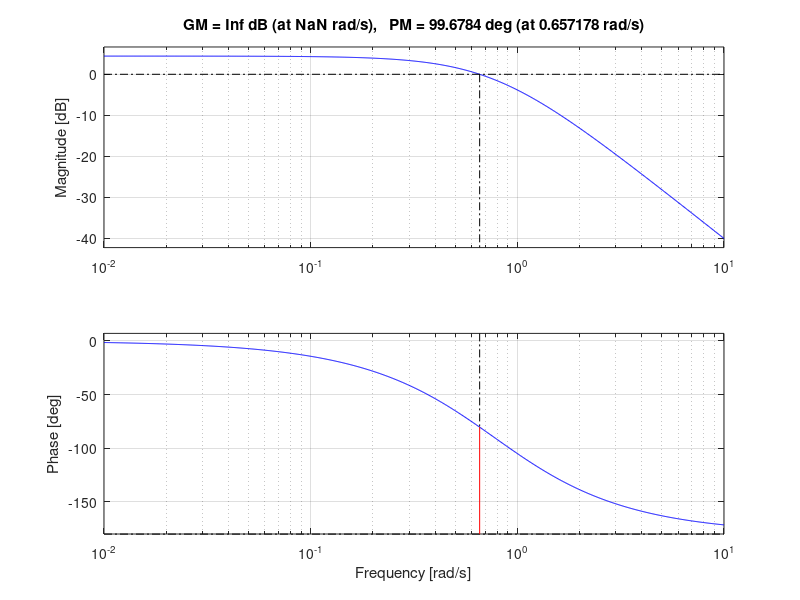

This chart was generated by the following MATLAB code: (Note: this script raises an error after producing the figure.)
 clear, close all, clc;

%% In-Lecture Exercise: DC motor control
% Lecture 10 and 11

% The same DC machine as in the "optimal" design project is used.

Ra = 1;
La = 1;
Km = 0.1;
Ka = 0.1;
J = 0.1;
B = 0.05;

% Input is terminal voltage (Vi) and output is rotational speed (omega).

%% 1) Design an analog and a digital (T = 0.1 s) PI controller for the
% machine so the phase margin, PM = 50 degrees. Simulate in Simulink!
% What is the bandwidth of the system?

T = 0.1;

% State-space matrices for the DC motor
A = [-Ra/La -Ka/La; Ka/J -B/J];
B = [1/La;0];
C = [0 1]; 
D = 0;

% Transfer function of DC motor
[num, den] = ss2tf(A, B, C, D);
Gs = tf(num,den)
figure(1)
margin(Gs)

% Analog PI controller
Kp = 2.95;
Ki = 1;
omega_i = bandwidth(Gs)/10; % NOTE: SHOULD NOT BE FROM BANDWIDTH.
% INSTEAD PLOT PI AND FIND THE PHASE AT WHICH PI - INTEGRATOR - PM = 180
tau_i = 1/omega_i;
D_analog = tf(Kp*Ki*[tau_i 1], [tau_i 0]);
figure(2)
margin(D_analog*Gs)


% Digital PI controller
Gz = c2d(Gs, T);
Gw = d2c(Gz, 'Tustin');

Kp_z = 2.55;
Ki_z = 1;
omega_i_z = bandwidth(Gw)/10; % NOTE: SHOULD NOT BE FROM BANDWIDTH.
% INSTEAD PLOT PI AND FIND THE PHASE AT WHICH PI - INTEGRATOR - PM = 180
tau_i_z = 1/omega_i_z;
D_digital_w = tf(Kp_z*Ki_z*[tau_i_z 1], [tau_i_z 0]);
figure(3)
margin(D_digital_w*Gw)

D_digital_z = c2d(D_digital_w, T);


%% 2) Design a pole-placement PID, so the settling time is t_s = 2 s.
% Simulate in Simulink!
% What is the bandwidth of the system?
t_s = 2; % [s]

% The plant is a second order system. Adding a PID would make it a 3rd.
n = 3;

% The closed-loop transfer function for a PID + plant is
% y/yr = ((Kp + Kds + Ki/s) B(s)/A(s)) / (1 + (Kp + Kds + Ki/s) B(s)/A(s))

% From this, the characteristic equation is found as
% alpha_c(s) = A(s)s + (Kps + Kds^2 + Ki) B(s)

% Which is to be compared with
% alpha_c(s) = (s-sp)^4

% The poles are placed on top of each other, using the equation:
s_p = (-1.5 * (n + 1)) / t_s;

% Thus
syms s
alpha_c_general = expand((s-s_p)^3);
% = s^3 + 9s^2 + 27s + 27

syms Kp Kd Ki
alpha_c_system = expand((Gs.Denominator{1,1}(1)*s^2 + Gs.Denominator{1,1}(2)*s + Gs.Denominator{1,1}(3))*s + ... 
                 (Kp*s + Kd*s^2 + Ki)*Gs.Numerator{1,1}(3));
% = s^3 + (3/2 + Kd)*s^2 + (3/5 + Kp)*s + Ki

Ki = 27;
Kp = 27 - 3/5;
Kd = 9 - 3/2;


%% 3) Design an analog and digital LSF control for the system.
% Settling time must be ts = 2 sec. Simulate!
% What is the bandwidth for the system?
t_s = 2;
n = 2;

[Ad, Bd] = c2d(A, B, T);
Cd = C;
Dd = D;

s_p = (-1.5 * (n + 1)) / t_s;
z_p = exp(s_p*T);

K_s = acker(A, B, [s_p s_p])
K_z = acker(Ad, Bd, [z_p z_p])


%% 4) Design an analog and digital LSF control with integrator.
% Settling time must be ts = 2 sec. Simulate!
% What is the bandwidth for the system?
n = 3;

s_p = (-1.5 * (n + 1)) / t_s;
z_p = exp(s_p*T);

A_mark = [A, [0; 0]; -C, 0];
B_mark = [B; 0];
KKi_s = acker(A_mark, B_mark, [s_p, s_p, s_p])
K_s = KKi_s(1:n-1);
Ki_s = -KKi_s(n);

Ad_mark = [Ad, [0; 0]; -Cd, 1];
Bd_mark = [Bd; 0];
KKi_z = acker(Ad_mark, Bd_mark, [z_p, z_p, z_p])
K_z = KKi_z(1:n-1);
Ki_z = -KKi_z(n);


%% 5) Design a digital LSF control for the system with prediction observer.
% The observer must be twice as fast as the plant.
% The settling time must be ts = 2 sec. Simulate!
% What is the bandwidth for the system?
n = 2;

s_p_plant = (-1.5 * (n + 1)) / t_s;
z_p_plant = exp(s_p_plant*T);

s_p_obs = 2 * s_p_plant;
z_p_obs = exp(s_p_obs*T);

L = acker(Ad', Cd', [z_p_obs, z_p_obs])'
K_z = acker(Ad, Bd, [z_p_plant, z_p_plant])


%% 6) Design a digital LSF control for the system with reduced observer.
% The observer must be twice as fast as the plant.
% The settling time must be ts = 2 sec. Simulate!
% What is the bandwidth for the system?

% As C = [0 1], we must rearrange it to be C = [1 0].
% This also requires rearranging A and B.
C_adj = [Cd(2) Cd(1)];
B_adj = [Bd(2); Bd(1)];
A_adj = [Ad(2,2), Ad(2,1); Ad(1,2), Ad(1,1)];

A_aa = A_adj(1,1);
A_ab = A_adj(1,2);
A_ba = A_adj(2,1);
A_bb = A_adj(2,2);

B_a = B_adj(1);
B_b = B_adj(2);

L = acker(A_bb', A_ab', z_p_obs)'
K_z = acker(A_adj, B_adj, [z_p_plant, z_p_plant])